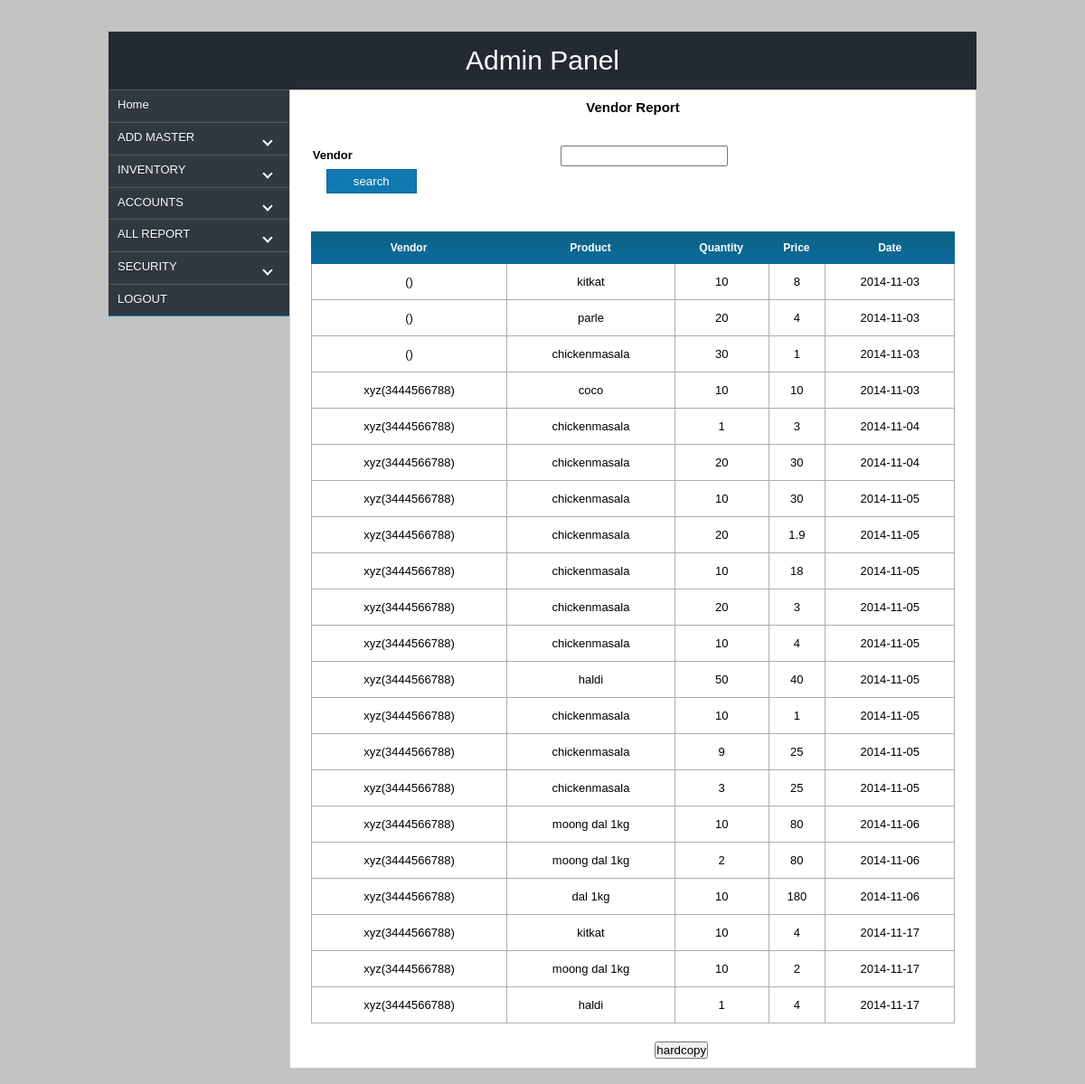
/admin/vendor_report.php, run on the app's committed database.
### tables this page shows
CREATE TABLE IF NOT EXISTS `purchase` (
  `id` int(11) NOT NULL AUTO_INCREMENT,
  `vendor_id` int(11) NOT NULL,
  `product_id` int(11) NOT NULL,
  `quantity` varchar(200) NOT NULL,
  `freequantity` varchar(200) NOT NULL,
  `totalquantity` varchar(200) NOT NULL,
  `mrp` varchar(200) NOT NULL,
  `price` varchar(200) NOT NULL,
  `totalprice` varchar(200) NOT NULL,
  `specialdiscount` varchar(200) NOT NULL,
  `dealerdiscount` varchar(200) NOT NULL,
  `schemediscount` varchar(200) NOT NULL,
  `tax` varchar(200) NOT NULL,
  `totaltax` varchar(200) NOT NULL,
  `totalamount` varchar(200) NOT NULL,
  `date` date NOT NULL,
  `bar` varchar(10) NOT NULL,
  `category` varchar(10) NOT NULL,
  `company` varchar(10) NOT NULL,
  `uniqueid` varchar(200) NOT NULL,
  `order_no` varchar(200) NOT NULL,
  PRIMARY KEY (`id`)
);

CREATE TABLE IF NOT EXISTS `product` (
  `id` int(11) NOT NULL AUTO_INCREMENT,
  `prod_name` varchar(300) NOT NULL,
  `category` varchar(200) NOT NULL,
  `company` varchar(200) NOT NULL,
  `minimum` varchar(200) NOT NULL,
  `barcode` varchar(200) NOT NULL,
  `retailer` float(10,2) NOT NULL,
  `distributer` float(10,2) NOT NULL,
  `customer` float(10,2) NOT NULL,
  PRIMARY KEY (`id`)
);

CREATE TABLE IF NOT EXISTS `vendor` (
  `slno` int(10) NOT NULL AUTO_INCREMENT,
  `name` varchar(200) NOT NULL,
  `phone` bigint(10) NOT NULL,
  `address` varchar(200) NOT NULL,
  `email` varchar(200) NOT NULL,
  `type` int(10) NOT NULL,
  `balance` float(10,2) NOT NULL,
  `location` varchar(200) NOT NULL,
  `date` date NOT NULL,
  `father` varchar(200) NOT NULL,
  `dob` date NOT NULL,
  `age` varchar(200) NOT NULL,
  `year` varchar(200) NOT NULL,
  `sex` varchar(200) NOT NULL,
  `occupation` varchar(200) NOT NULL,
  `introducer` varchar(200) NOT NULL,
  `introid` varchar(200) NOT NULL,
  `identity` varchar(200) NOT NULL,
  PRIMARY KEY (`slno`)
);

### admin/vendor_report.php (the view, shortened to what this page needs)
<?php
    if(isset($_POST['submit']))
    {
	$venid=$_REQUEST['hvid'];
	$fetchdetail=mysql_query("select * from `purchase` where `vendor_id`='$venid'");
    }else{
    $fetchdetail=mysql_query("select * from `purchase`");
    }
?>
<html>
<head>
<link href="css/style.css" rel="stylesheet"  type="text/css"/>
<link rel="stylesheet" href="css/jquery-ui.css">
</head>
<body>
    <div id="wrapper">
       <div id="header">Admin Panel</div>
	   <div id="con">
         <div id="container" style="font-size: 10px;">
            <div id="lcontainer">
                <?php include_once('menu.php');?>
            </div>
            <div id="rcontainer" align="middle">
                <div class="content2">
				<h3>Vendor Report</h3>
				</div>
				<div class="content3">
                    <form name="" action="" method="post" enctype="multipart/form-data">
                <table class="table">
			    <tr>
				<td><span style="font-weight:bold;">Vendor</span></td><td> <input type="text" name="vendorid" class="vend text" style="margin-left:10px;" />
				</td>
			    </tr>
                <tr>
                		<td><input type="submit" name="submit" value="search" class="btn"/></td>
                </tr>
				</table>
				<table class="table"  cellspacing="0" cellpadding="0" style="line-height:3;  margin-top:40px;">
			    <tr style="background:url(image/yellow.png); color:#fff; height:25px; font-size:12px;">
				<th>Vendor</th>
				<th>Product</th>
				<th>Quantity</th>
				<th>Price</th>
				<th>Date</th>
			    </tr>
			    <?php
			    while($resdetail=mysql_fetch_array($fetchdetail))
			    { $vid=$resdetail['vendor_id'];
			    $pid=$resdetail['product_id'];
			    $fvendor=mysql_query("select * from `vendor` where `slno`='$vid'");
			    $fres=mysql_fetch_array($fvendor);
			    $fproduct=mysql_query("select * from `product` where `id`='$pid'");
			    $rproduct=mysql_fetch_array($fproduct);
			    ?>
			    <tr>
				<td  class="td"><?php echo $fres['name']."(".$fres['phone'].")";?></td>
				<td  class="td"><?php echo $rproduct['prod_name'];?></td>
				<td  class="td"><?php echo $resdetail['quantity'];?></td>
				<td  class="td"><?php echo $resdetail['price'];?></td>
				<td class="td" style="border-right:1px solid #adadad;"><?php echo $resdetail['date'];?></td>
			    </tr><?php }?>
                        </table>
                    </form>
		    <div id="content2" style="width:800px; padding:10px; ">
		<form name="f" method="post" action="data_to_excel.php">
		<input type="submit" name="submit" value="hardcopy">
		</form>
	    </div>
		</div>
         </div>
        </div>
	</div>
    </div>
</body>
</html>

### admin/css/style.css (style rules this page uses)
* { margin:0px; padding:0px; }
body { background:url('../image/yllw.jpg') no-repeat; background-size:100% 100%; background:#c3c3c3; }
#wrapper { width:960px;margin:0 auto; margin-top:35px; }
#header { width:930px; height:auto; padding:15px; background:rgba(255,255,255,0.5); text-align: center; font-family: fantasy; font-family:arial;font-size:30px; background:#333; color:#fff; background:#242a34; }
#con { width:100%; height:auto; float:left; margin-bottom:20px; }
#container { width:960px; margin:auto; background:#fff; }
#lcontainer { width:200px; float: left; height:auto; background:rgba(255,255,225,0.5); }
#rcontainer { width:758px; float:left; min-height:500px;height:auto; background:#fff; border:1px solid #ccc; }
.table { font-family:arial; font-size:13px; width:400px; height:0px; margin-top:20px; margin-bottom:10px; line-height:2; width:100%; }
h3 { font-family:arial; font-size:15px; width:300px; }
.text { padding:2px; }
.td { border-left:1px solid #adadad; border-bottom:1px solid #adadad; text-align:center; }
.btn { width:60px; padding:2px; }

### admin/styles.css (style rules this page uses)
.content2 { width:90%; height:auto; float:left; font-family:arial; font-size:14px; margin-top:10px; margin-left:5%; }
.content3 { width:94%; height:auto; float:left; margin-top:10px; font-family:arial; margin-left:3%; }
.btn { width:100px; height:auto; float:left; padding:5px; background:#1079b1; border:none; color:#fff; text-align:center; font-family:Arial, Helvetica, sans-serif; border:1px solid #066a9f; }

### admin/vendor_report.php (style rules this page uses)
.btn { margin-left:15px; }

### data on the page
purchase: product.prod_name "kitkat", quantity "10", price "8", date "2014-11-03"
purchase: product.prod_name "parle", quantity "20", price "4", date "2014-11-03"
purchase: product.prod_name "chickenmasala", quantity "30", price "1", date "2014-11-03"
purchase: vendor.name "xyz", vendor.phone "3444566788", product.prod_name "coco", quantity "10", price "10", date "2014-11-03"
purchase: vendor.name "xyz", vendor.phone "3444566788", product.prod_name "chickenmasala", quantity "1", price "3", date "2014-11-04"
purchase: vendor.name "xyz", vendor.phone "3444566788", product.prod_name "chickenmasala", quantity "20", price "30", date "2014-11-04"
purchase: vendor.name "xyz", vendor.phone "3444566788", product.prod_name "chickenmasala", quantity "10", price "30", date "2014-11-05"
purchase: vendor.name "xyz", vendor.phone "3444566788", product.prod_name "chickenmasala", quantity "20", price "1.9", date "2014-11-05"
purchase: vendor.name "xyz", vendor.phone "3444566788", product.prod_name "chickenmasala", quantity "10", price "18", date "2014-11-05"
purchase: vendor.name "xyz", vendor.phone "3444566788", product.prod_name "chickenmasala", quantity "20", price "3", date "2014-11-05"
purchase: vendor.name "xyz", vendor.phone "3444566788", product.prod_name "chickenmasala", quantity "10", price "4", date "2014-11-05"
purchase: vendor.name "xyz", vendor.phone "3444566788", product.prod_name "haldi", quantity "50", price "40", date "2014-11-05"
purchase: vendor.name "xyz", vendor.phone "3444566788", product.prod_name "chickenmasala", quantity "10", price "1", date "2014-11-05"
purchase: vendor.name "xyz", vendor.phone "3444566788", product.prod_name "chickenmasala", quantity "9", price "25", date "2014-11-05"
purchase: vendor.name "xyz", vendor.phone "3444566788", product.prod_name "chickenmasala", quantity "3", price "25", date "2014-11-05"
purchase: vendor.name "xyz", vendor.phone "3444566788", product.prod_name "moong dal 1kg", quantity "10", price "80", date "2014-11-06"
purchase: vendor.name "xyz", vendor.phone "3444566788", product.prod_name "moong dal 1kg", quantity "2", price "80", date "2014-11-06"
purchase: vendor.name "xyz", vendor.phone "3444566788", product.prod_name "dal 1kg", quantity "10", price "180", date "2014-11-06"
purchase: vendor.name "xyz", vendor.phone "3444566788", product.prod_name "kitkat", quantity "10", price "4", date "2014-11-17"
purchase: vendor.name "xyz", vendor.phone "3444566788", product.prod_name "moong dal 1kg", quantity "10", price "2", date "2014-11-17"
purchase: vendor.name "xyz", vendor.phone "3444566788", product.prod_name "haldi", quantity "1", price "4", date "2014-11-17"
